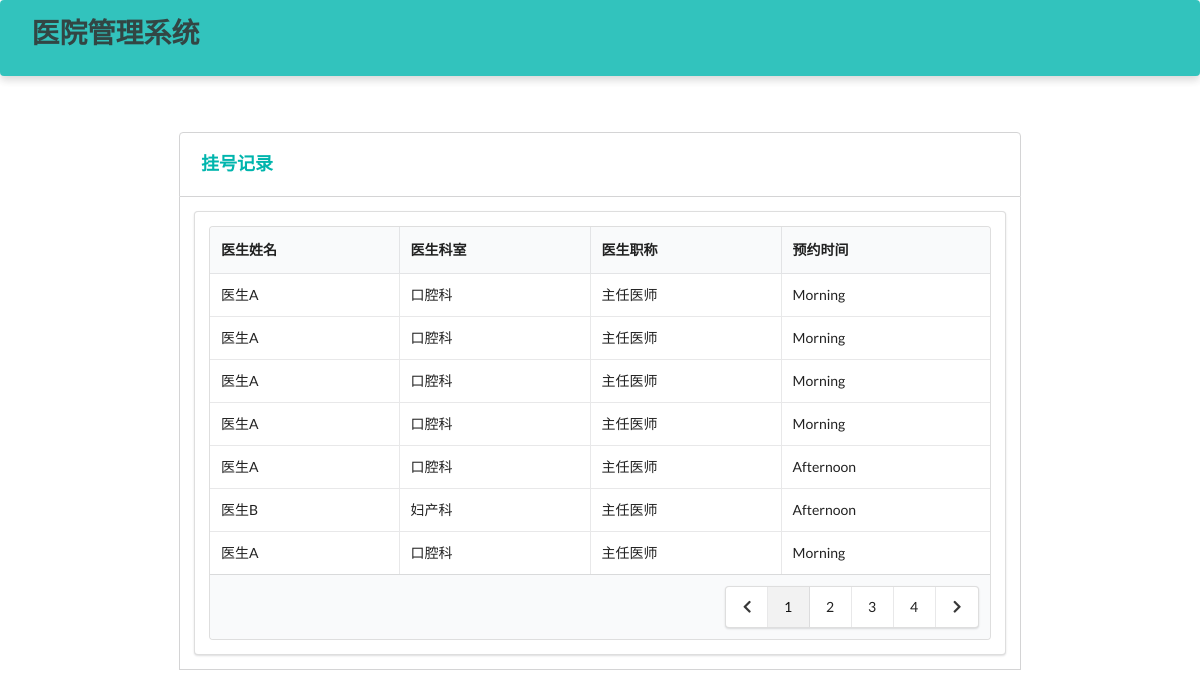
The page /patient/appointment (signed in) on the database its author committed.
### Hospital/models.py (models this page shows, shortened)
class Appointment(models.Model):
    time_choices = (
        ('Morning','上午'),
        ('Afternoon','下午')
    )
    patient = models.ForeignKey(Patient, on_delete=models.CASCADE) # 患者
    doctor = models.ForeignKey(Doctor, on_delete=models.CASCADE)  # 医生
    create_time = models.DateTimeField(auto_now_add=True)  # 创建时间
    appointment_date = models.DateTimeField()  # 预约日期
    appointment_time = models.CharField(max_length=10, choices=time_choices) # 预约时间（上下午）
    isActive = models.BooleanField(default=True)  # 是否有效
    class Meta:
        ordering = ["-create_time"]

class Doctor(models.Model):
    department_choices = (
        ('Department of Internal Medicine', '内科'),
        ('Department of Surgery', '外科'),
        ('Department of Pediatrics', '儿科'),
        ('Department of Obstetrics and Gynecology', '妇产科'),
        ('Department of Traditional Chinese Medicine', '中医科'),
        ('Department of Dermatology', '皮肤科'),
        ('Department of Oral Medicine', '口腔科')
    )
    title_choices = (
        ('director physician', '主任医师'),
        ('assistant director physician', '副主任医师'),
        ('physician', '医师')
    )
    name = models.CharField(max_length=10)  # 姓名
    password = models.CharField(max_length=32)  # 密码
    gender = models.CharField(max_length=32, choices=gender_choices)  # 性别
    identity_card_no = models.CharField(max_length=32, unique=True)  # 身份证号
    department = models.CharField(max_length=64, choices=department_choices)  # 科室
    title = models.CharField(max_length=64, choices=title_choices)  # 职称
    description = models.TextField(max_length=500, default='暂无简介')  # 简介
    create_time = models.DateTimeField(auto_now_add=True)  # 注册时间

### Hospital/patientViews.py (the view)
# urls.py: path('patient/appointment', patientViews.appointment)
def appointment(request):
    identity_card_no = request.session['identity_card_no']
    patient = models.Patient.objects.get(identity_card_no=identity_card_no)
    appointments = models.Appointment.objects.filter(patient=patient)
    return render(request, 'patient/appointment.html', locals())

### Hospital/templates/patient/appointment.html (shortened to what this page needs)
<!DOCTYPE html>
<html lang="ch">
<head>
    <link rel="stylesheet" href="https://cdn.jsdelivr.net/semantic-ui/2.2.4/semantic.min.css">
    <link rel="stylesheet" href="../../static/Hospital/css/me.css">
</head>
<body>
    <nav class="ui inverted  segment m-padded-tb-large m-shadow-small teal m-opacity-mini">
        <div class="ui container">
            <div class="ui inverted secondary stackable menu">
                <h1 class="ui header">医院管理系统</h1>
            </div>
        </div>
    </nav>
    <div class="m-container-small m-padded-tb-big">
        <div class="container">
            <div class="ui top attached rounded padded segment">
                <div class="ui middle aligned two column grid">
                    <div class="column">
                        <h3 class="ui teal header">挂号记录</h3>
                    </div>
                </div>
            </div>
            <div class="ui attached segment">
                <div class="ui segment ">
                    <table class="ui celled table">
                        <thead>
                            <tr>
                                <th>医生姓名</th>
                                <th>医生科室</th>
                                <th>医生职称</th>
                                <th>预约时间</th>
                            </tr>
                        </thead>
                        <tbody>
                            {% for rec in appointments%}
                            <tr>
                                <td>{{ rec.doctor.name }}</td>
                                <td>{{ rec.doctor.get_department_display }}</td>
                                <td>{{ rec.doctor.get_title_display }}</td>
                                <td>{{ rec.appointment_time }}</td>
                            </tr>
                            {% endfor %}
                        </tbody>
                      <tfoot>
                        <tr><th colspan="4">
                          <div class="ui right floated pagination menu">
                            <a class="icon item">
                              <i class="left chevron icon"></i>
                            </a>
                            <a class="item active">1</a>
                            <a class="item">2</a>
                            <a class="item">3</a>
                            <a class="item">4</a>
                            <a class="icon item">
                              <i class="right chevron icon"></i>
                            </a>
                          </div>
                        </th>
                      </tr>
                      </tfoot>
                    </table>
                </div>
            </div>
        </div>
            </div>
    <br>
    <br>
    <br>
</body>
</html>

### Hospital/static/Hospital/css/me.css (style rules this page uses)
.m-padded-tb-large { padding-top: 1.3em !important; padding-bottom: 1.3em !important; }
.m-padded-tb-big { padding-top: 3em !important; padding-bottom: 3em !important; }
.m-opacity-mini { opacity: 0.8 !important; }
.m-container-small { max-width: 60em !important; margin: auto !important; }
.m-shadow-small { -webkit-box-shadow: 0 4px 8px rgba(0,0,0,0.2) !important; box-shadow: 0 4px 8px rgba(0,0,0,0.2) !important; }

### rows shown on the page
Appointment: doctor.name "医生A", doctor.department "口腔科", doctor "主任医师", appointment_time "Morning"
Appointment: doctor.name "医生A", doctor.department "口腔科", doctor "主任医师", appointment_time "Morning"
Appointment: doctor.name "医生A", doctor.department "口腔科", doctor "主任医师", appointment_time "Morning"
Appointment: doctor.name "医生A", doctor.department "口腔科", doctor "主任医师", appointment_time "Morning"
Appointment: doctor.name "医生A", doctor.department "口腔科", doctor "主任医师", appointment_time "Afternoon"
Appointment: doctor.name "医生B", doctor.department "妇产科", doctor "主任医师", appointment_time "Afternoon"
Appointment: doctor.name "医生A", doctor.department "口腔科", doctor "主任医师", appointment_time "Morning"
